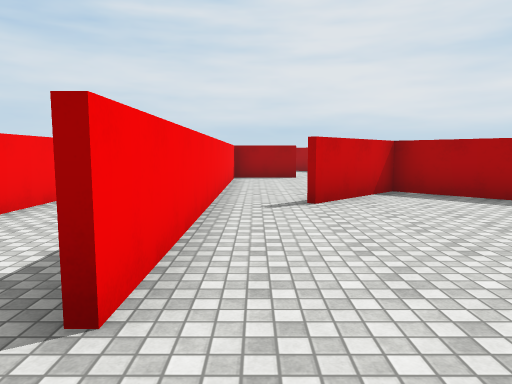
[1] (above)

24 first-person views from a walk through a scene from a Unity 3-D project. The camera is 1.5 m above the floor, tilts 6° down and sees 70° across. The floor is counted in squares, 2 m on a side. Each view is taken from the middle of a square. On the plan, view 1 faces up. The plan holds only what a view shows up to about 11 squares ahead; the rest is blank. The player character is not drawn. Surface patterns are stand-ins for the level's own textures.

[2]
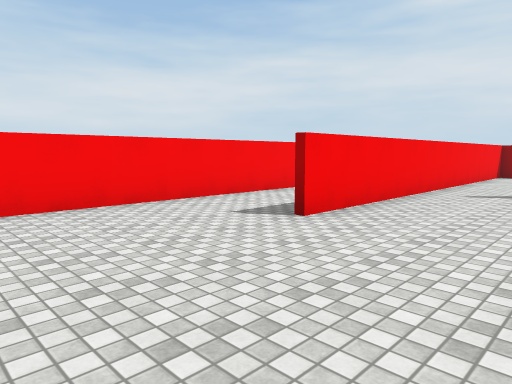

[3]
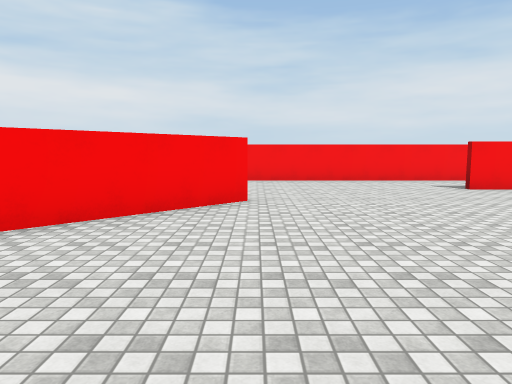

[4]
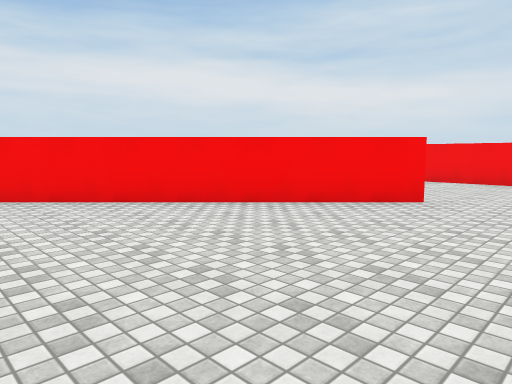

[5]
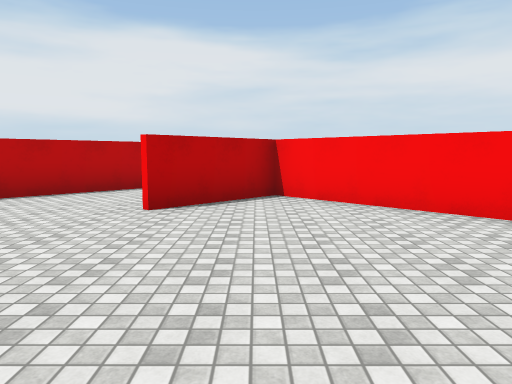

[6]
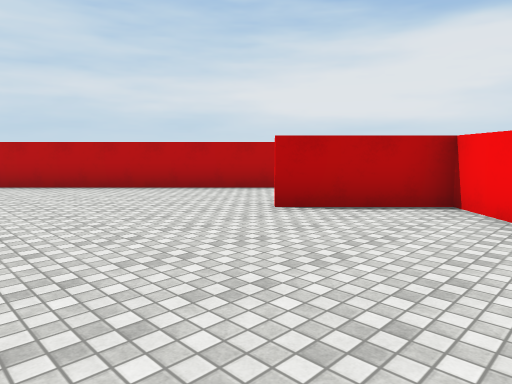

[7]
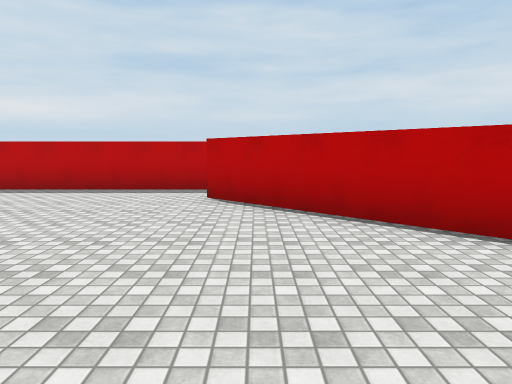

[8]
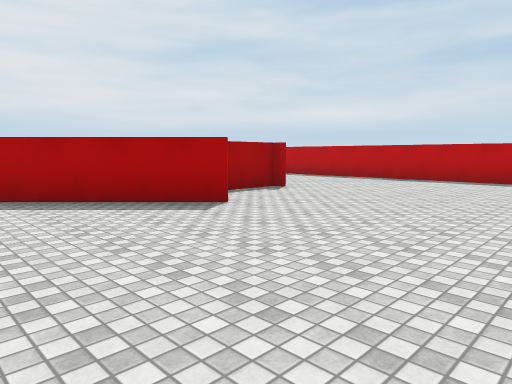

[9]
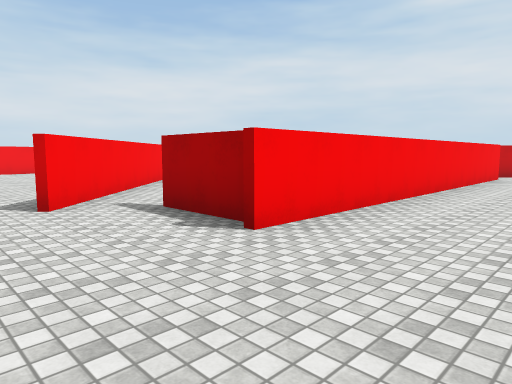

[10]
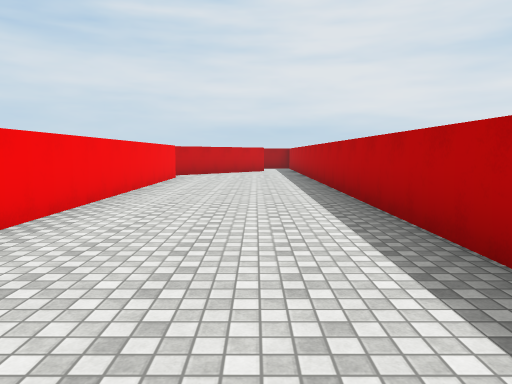

[11]
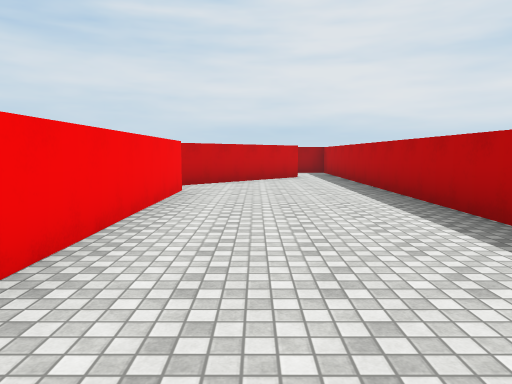

[12]
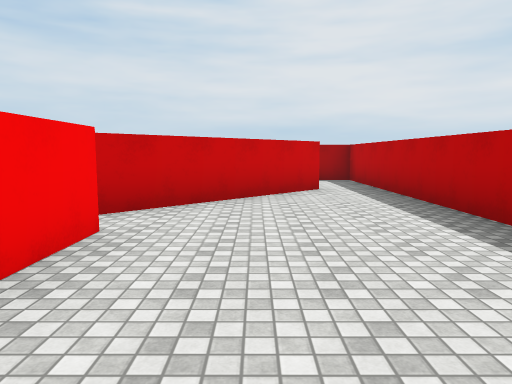

[13]
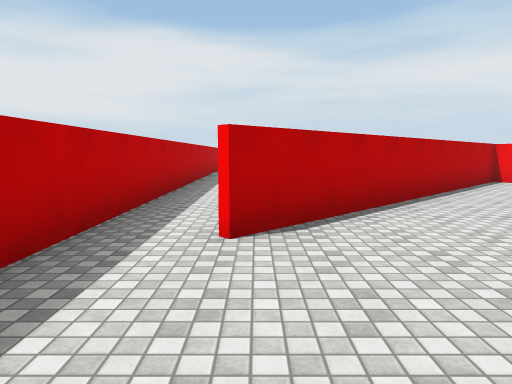

[14]
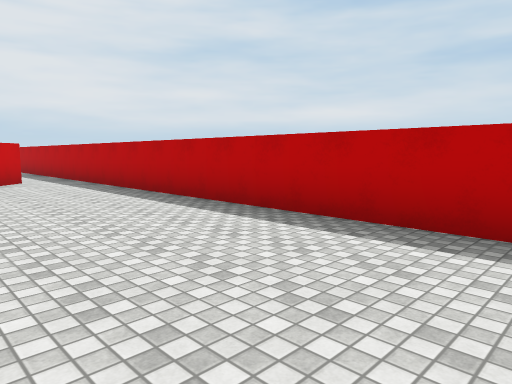

[15]
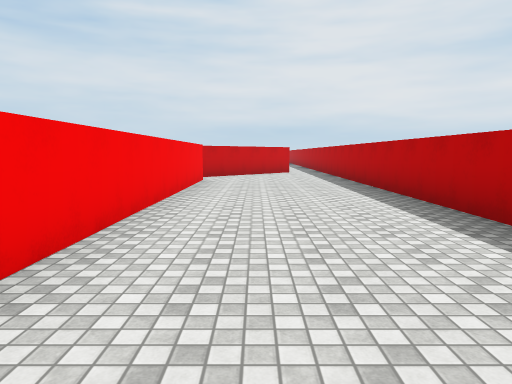

[16]
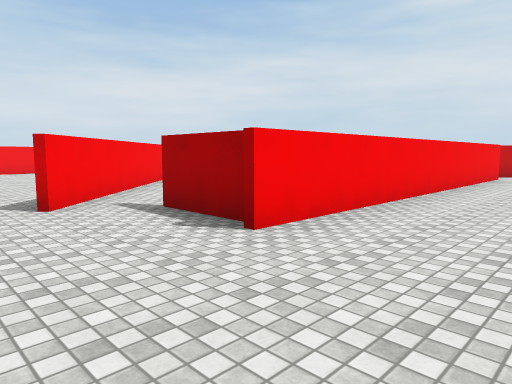

[17]
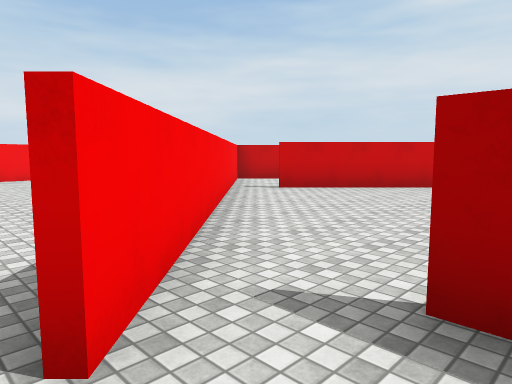

[18]
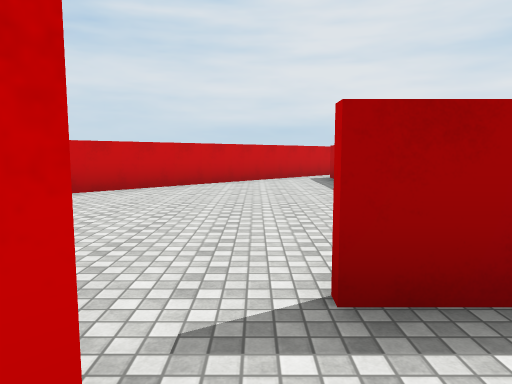

[19]
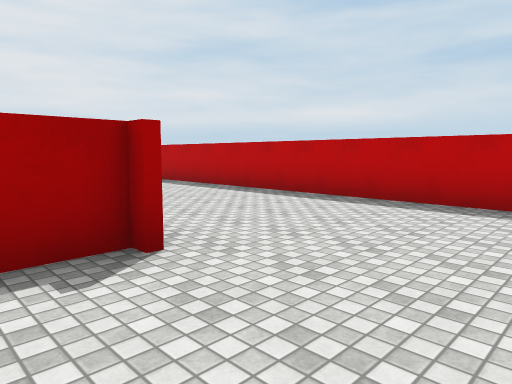

[20]
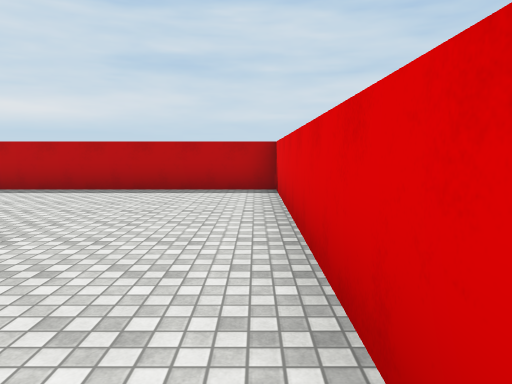

[21]
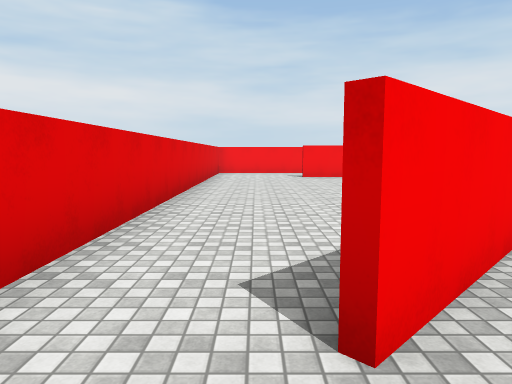

[22]
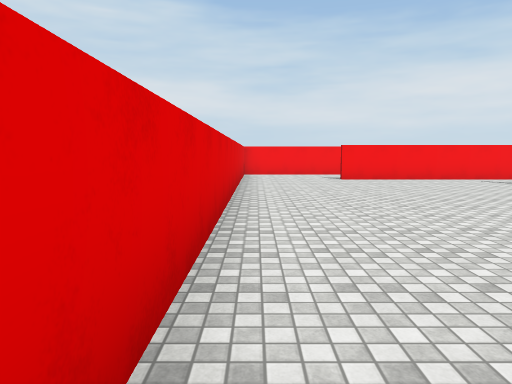

[23]
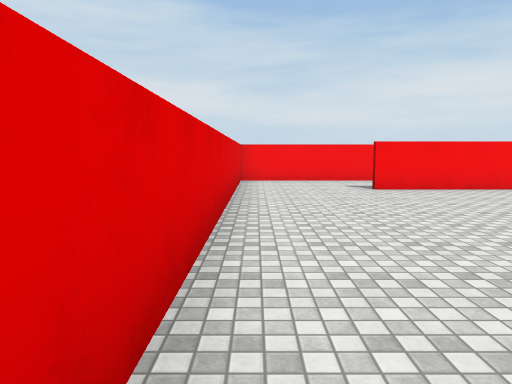

[24]
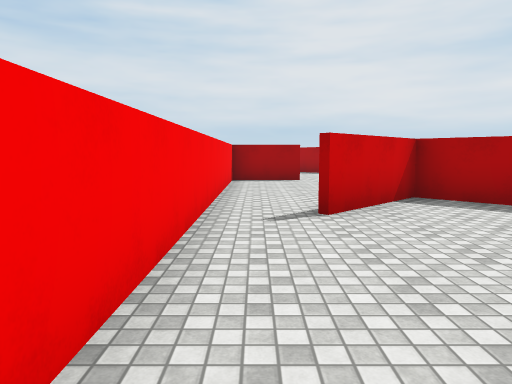

### Floor plan
Points are (right, up) in squares from view 1. A wall is a line through its corners. A room is listed if a view was taken in it or the views show most of it. See-through windows are left out.
Room 1 (views 1, 2, 3, 4, 5, 6, 7, 8, 9, 10, 11, 12, 13)
walls: (9, 1.2) (9.9, 0.3); (9.8, 0.2) (7.1, 2.9); (1.1, -3.1) (6.6, -8.6) (8.4, -6.8); (4.2, 5.8) (2.7, 7.3) (0.8, 5.4); (-0.7, 6.5) (-0.7, 1.5); (1.2, -8.6) (-0.7, -8.6) (-0.7, -13.6); (-3.2, 5.9) (-3.2, -4.8); (8.7, -10.7) (15.3, -4.1); (16.7, -4.5) (16.7, 15.4); (12.5, 11.5) (12.5, 1.7) (10.4, 1.7); (15.4, 15.8) (12, 12.4)
ways out: opening at (16, -4) to room 2; opening at (0, -14) to room 3; opening at (0, 7); opening at (10, 2); opening at (16, 15)
Room 2 (views 14, 15, 16, 17, 18, 19, 21)
walls: (12.5, -8.5) (12.5, -18.3) (10.4, -18.3); (10.5, -21.4) (16.7, -21.4) (16.7, -4.5); (15.4, -4.2) (14.8, -4.8)
ways out: opening at (16, -4) to room 1; opening at (9.5, -20.5) to room 3; opening at (10, -18) to room 4
Room 3 (views 20, 22, 23, 24)
walls: (-0.7, -13.6) (-0.7, -18.5); (-3.2, -17.6) (-3.2, -21.4) (10.5, -21.4); (3.7, -13.7) (2.7, -12.7); (3.8, -11.7) (0.9, -14.6)
ways out: opening at (0, -14) to room 1; opening at (9.5, -20.5) to room 2
Room 4 (no view inside)
walls: (3.8, -13.6) (9.8, -19.6); (10.7, -8.9) (5.7, -13.9)
ways out: opening at (10, -18) to room 2

Positions as (right, up) in squares from view 1, and headings:
1: (0, 0), facing up
2: (2, -2), facing up-left
3: (7, -3), facing left
4: (7, -1), facing down-left
5: (7, -2), facing down
6: (5, -3), facing down-right
7: (9, -5), facing right
8: (6, -4), facing up-right
9: (15, -1), facing up-left
10: (15, 0), facing up
11: (14, 4), facing up
12: (14, 8), facing up
13: (15, -1), facing down
14: (13, -15), facing up-right
15: (14, -19), facing up
16: (15, -21), facing up-left
17: (11, -20), facing up-left
18: (10, -20), facing up
19: (11, -21), facing up-right
20: (9, -21), facing right
21: (11, -20), facing left
22: (10, -21), facing left
23: (7, -21), facing left
24: (0, -19), facing up
